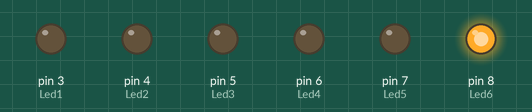
This sketch was run on a simulated Arduino Uno, built with avr-gcc and run on an emulated ATmega328P. Parts: output pins drawn as LEDs (lit = HIGH).

Above: at 0.2 s.
At 2.2 s:
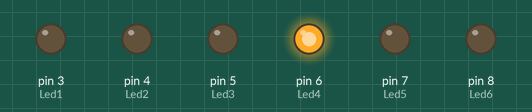
At 4.2 s:
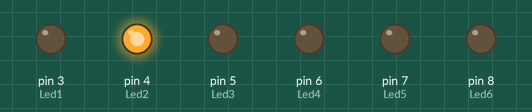
At 5.7 s:
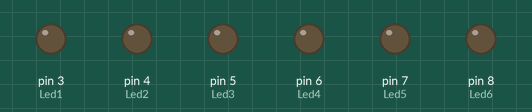
At 10.3 s:
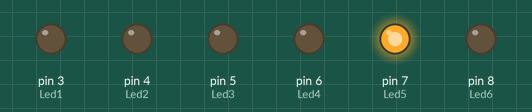
At 15.3 s:
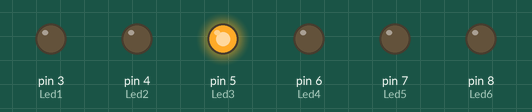
Timing chart, 0 to 15.7 s (numbered marks = the images above):
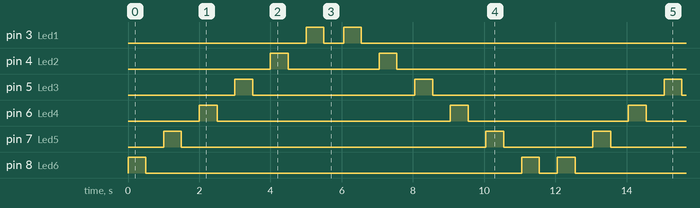

The sketch:

secuenciaLedsSinBoton.ino
```cpp
const int Led1 = 3;
const int Led2 = 4;
const int Led3 = 5;
const int Led4 = 6;
const int Led5 = 7;
const int Led6 = 8;

void setup()
{
    pinMode(Led1, OUTPUT);
    pinMode(Led2, OUTPUT);
    pinMode(Led3, OUTPUT);
    pinMode(Led4, OUTPUT);
    pinMode(Led5, OUTPUT);
    pinMode(Led6, OUTPUT);
}

void inicioIzquierda()
{
    digitalWrite(Led1, HIGH);
    delay(500);
    digitalWrite(Led1, LOW);
    delay(500);
    digitalWrite(Led2, HIGH);
    delay(500);
    digitalWrite(Led2, LOW);
    delay(500);
    digitalWrite(Led3, HIGH);
    delay(500);
    digitalWrite(Led3, LOW);
    delay(500);
    digitalWrite(Led4, HIGH);
    delay(500);
    digitalWrite(Led4, LOW);
    delay(500);
    digitalWrite(Led5, HIGH);
    delay(500);
    digitalWrite(Led5, LOW);
    delay(500);
    digitalWrite(Led6, HIGH);
    delay(500);
    digitalWrite(Led6, LOW);
    delay(500);
}

void inicioDerecha()
{
    digitalWrite(Led6, HIGH);
    delay(500);
    digitalWrite(Led6, LOW);
    delay(500);
    digitalWrite(Led5, HIGH);
    delay(500);
    digitalWrite(Led5, LOW);
    delay(500);
    digitalWrite(Led4, HIGH);
    delay(500);
    digitalWrite(Led4, LOW);
    delay(500);
    digitalWrite(Led3, HIGH);
    delay(500);
    digitalWrite(Led3, LOW);
    delay(500);
    digitalWrite(Led2, HIGH);
    delay(500);
    digitalWrite(Led2, LOW);
    delay(500);
    digitalWrite(Led1, HIGH);
    delay(500);
    digitalWrite(Led1, LOW);
    delay(500);
    }

void loop()
{
   inicioDerecha();
   delay(50);
   inicioIzquierda();
}
/*
if (Pulsador == HIGH)
    {
        inicioDerecha();
    }
    else
    {
        inicioIzquierda();
    }
*/
```

Measured:
- by itself, pin 3 (Led1): repeats every 12.1 s: LOW 0.55 s, HIGH 0.50 s, LOW 10.5 s, HIGH 0.50 s
- by itself, pin 4 (Led2): repeats every 12.1 s: LOW 2.6 s, HIGH 0.50 s, LOW 8.5 s, HIGH 0.50 s
- by itself, pin 5 (Led3): repeats every 12.1 s: LOW 4.6 s, HIGH 0.50 s, LOW 6.5 s, HIGH 0.50 s
- by itself, pin 6 (Led4): repeats every 12.1 s: LOW 6.6 s, HIGH 0.50 s, LOW 4.5 s, HIGH 0.50 s
- by itself, pin 7 (Led5): repeats every 12.1 s: LOW 8.6 s, HIGH 0.50 s, LOW 2.5 s, HIGH 0.50 s
- by itself, pin 8 (Led6): repeats every 12.1 s: LOW 10.6 s, HIGH 0.50 s, LOW 0.50 s, HIGH 0.50 s
